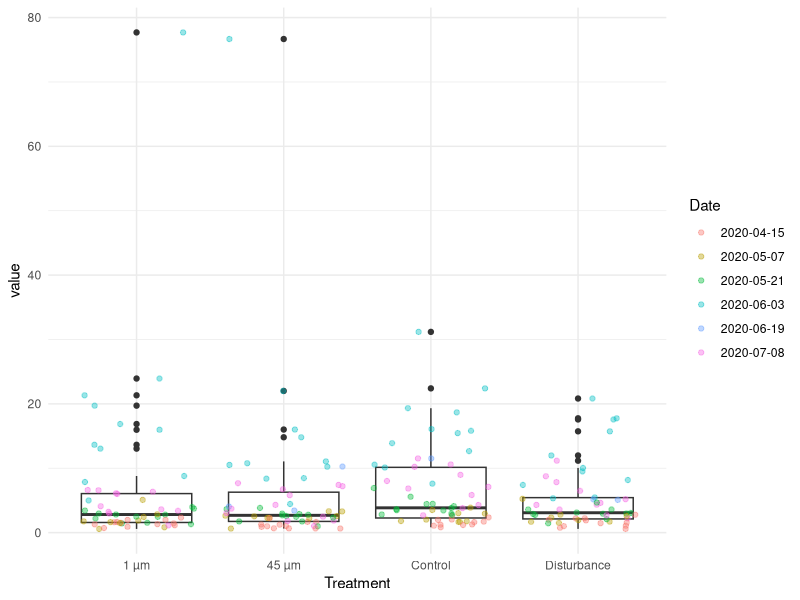
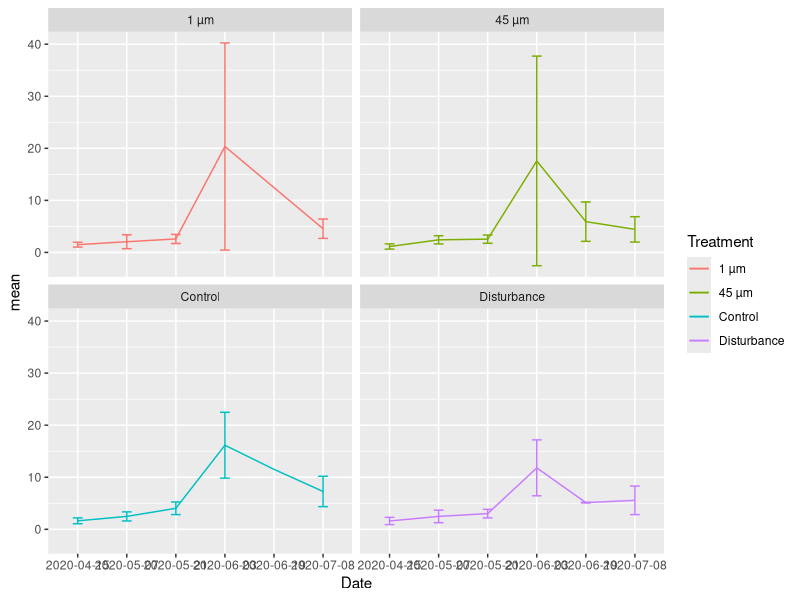

Recreate these plots in R, in order.
#Importing Libraries
library(tidyr)
library(dplyr)
library(ggplot2)

#Reading Datasets
collar_map <- readr::read_csv("collar_map.csv")
fluxes <- readr::read_csv("fluxes.csv")

#Clean up collar_map
collar_map %>%
  select(Treatment, Collar)->
  collar_map

#Wide to Long Data
fluxes %>%
  pivot_longer(-Collar, names_to="Date") ->
  fluxes_long

#Filter Out NA values
fluxes_long %>%
  filter(!is.na(value))->
  fluxes_long

#Merge the two tables
fluxes_long %>%
  left_join(collar_map, by="Collar")->
  fluxes_merged

#Compute and Print Summary
fluxes_merged %>%
  group_by(Treatment) %>%
  summarise(mean = mean(value), N = n(), Std_dev = sd(value))->
  summary_treatment

summary_treatment %>%
  print()

#Boxplot with overlaid dots
fluxes_merged %>%
  ggplot(aes(x = Treatment, y = value))+
  geom_boxplot()+
  geom_jitter(alpha = 0.4, aes(color = Date))+
  theme_minimal()

#Line Graph with error bars
fluxes_merged %>%
  group_by(Treatment, Date) %>%
  summarise(mean = mean(value), Std_dev = sd(value)) %>%
  ggplot(aes(x = Date, y = mean, color = Treatment, group = Treatment))+
  facet_wrap(~Treatment)+
  geom_line()+ 
  geom_errorbar(aes(ymax = mean + Std_dev, 
                     ymin = mean - Std_dev), 
                 width = 0.2)+
  theme_grey()

                 
